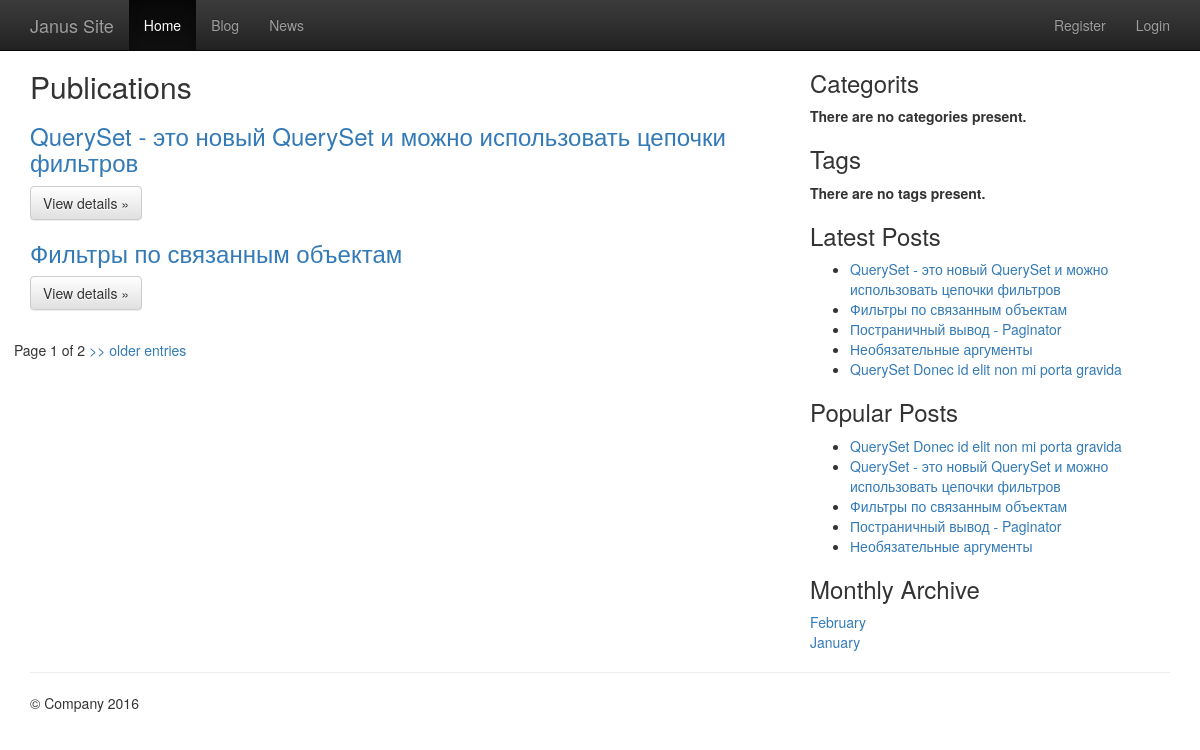
The app's page /blog/archive/2016/2/ with its own data.
### blog/models.py (models this page shows, shortened)
@python_2_unicode_compatible
class Article(models.Model):
    ARTICLE_STATUS = (
        ('D', 'Not Reviewed'),
        ('P', 'Published'),
        ('E', 'Expired'),
    )
    title = models.CharField(max_length=100, unique=True)
    slug = models.SlugField(max_length=100, unique=True, verbose_name='slug')
    status = models.IntegerField(default=0)
    content = models.TextField()
    status = models.CharField(max_length=1, choices=ARTICLE_STATUS, default='D')
    category = models.ForeignKey(Category, verbose_name="the related category")
    tags = models.ManyToManyField(Tag, verbose_name="the related tags", related_name="keyword_set", blank=True)
    views = models.IntegerField(default=0)
    publish_date = models.DateTimeField(auto_now=True, editable=False, help_text="Please use the following format: <em>YYYY-MM-DD</em>.")
    created_date = models.DateTimeField(auto_now_add=True, editable=False)
    def was_published_recently(self):
        return self.publish_date >= timezone.now() - datetime.timedelta(days=1)
    was_published_recently.admin_order_field = 'publish_date'
    was_published_recently.boolean = True
    was_published_recently.short_description = 'Published recently?'

### blog/views.py (the view)
# urls.py: url(r"^archive/(\d+)/(\d+)/$", views.monthly_archive , name='archive'),
def monthly_archive(request, year, month):
    posts = Article.objects.filter(created_date__year=year, created_date__month=month)
    paginator = Paginator(posts, 2)
    try: page = int(request.GET.get("page", '1'))
    except ValueError: page = 1
    try:
        posts = paginator.page(page)
    except (InvalidPage, EmptyPage):
        posts = paginator.page(paginator.num_pages)
    return render(request,"blog/month_archive.html",dict(blog_list=posts, months=monthly_archive_list(), archive=True))

### blog/templatetags/latest_posts.py (called while the page is built)
@register.inclusion_tag('blog/_latest_posts.html') # регистрируем тег и подключаем шаблон _latest_posts
def latest_posts():
    posts = Article.objects.order_by('-publish_date').filter(status='P')[:6]
    return locals()

### blog/templatetags/popular_posts.py (called while the page is built)
@register.inclusion_tag('blog/_popular_posts.html') # регистрируем тег и подключаем шаблон _popular_posts
def popular_posts():
    posts = Article.objects.filter(views__gte=5).filter(status='P')[:6]
    return locals()

### blog/views.py (called while the page is built)
def monthly_archive_list():
    if not Article.objects.count(): return []
    year, month = time.localtime()[:2]
    first = Article.objects.order_by("created_date")[0]
    fyear = first.created_date.year
    fmonth = first.created_date.month
    months = []
    for y in range(year, fyear-1, -1):
        start, end = 12, 0
        if y == year: start = month
        if y == fyear: end = fmonth-1
        for m in range(start, end, -1):
            months.append((y, m, month_name[m]))
    return months

### templates/blog/month_archive.html (shortened to what this page needs)
{% extends "base.html" %}
{% load latest_posts popular_posts %}
{% block content %}
      <div class="row">
        <div class="col-md-8">
          <h2>Publications</h2>
              {% if blog_list %}
                {% for item in blog_list %}
                  <h3><a href ="{% url 'blog:detail' item.slug %}">{{ item.title }}</a></h3>
                    <p><a class="btn btn-default" href="{% url 'blog:detail' item.slug %}" role="button">View details &raquo;</a></p>
                {% endfor %}
              {% else %}
                <li>Sorry, no items in this list.</li>
              {% endif %}
      {% if blog_list.object_list and blog_list.paginator.num_pages > 1 %}
        <div class="pagination" style="margin-top: 20px; margin-left: -20px; ">
            <span class="step-links">
                <span class="current">
                    &nbsp;Page {{ blog_list.number }} of {{ blog_list.paginator.num_pages }}
                </span>
                {% if blog_list.has_next %}
                    <a href="?page={{ blog_list.next_page_number }}"> &gt;&gt; older entries</a>
                {% endif %}
            </span>
        </div>
       {% endif %}
        </div>
        <div class="col-md-4">
          <h3>Categorits</h3>
          {% if categories_list %}
            <ul>
                {% for category in categories_list %}
                <li><a href ="{% url 'blog:category' category.slug %}">{{ category.name }}</a></li>
                {% endfor %}
            </ul>
            {% else %}
            <strong>There are no categories present.</strong>
          {% endif %}
          <h3>Tags</h3>
          {% if tags_name %}
            <ul>
                {% for tag in tags_name %}
                <li><a href ="">{{ tag.name }}</a></li>
                {% endfor %}
            </ul>
            {% else %}
            <strong>There are no tags present.</strong>
          {% endif %}
          <h3>Latest Posts</h3>
          <div>
          {% latest_posts %}
          </div>
          <h3>Popular Posts</h3>
          <div>
          {% popular_posts %}
          </div>
          <h3>Monthly Archive</h3>
          <div>
          {% for month in months %}
            <a href="{% url 'blog:archive' month.0 month.1 %}">{{ month.2 }}</a> <br />
        {% endfor %}
        </div>
       </div>
      </div>
{% endblock content %}

### templates/blog/_latest_posts.html
<ul>
  {% for p in posts %}
    <li><a href="{% url 'blog:detail' p.slug %}">{{ p.title }}</a>
  {% endfor %}
</ul>

### templates/blog/_popular_posts.html
<ul>
  {% for p in posts %}
    <li><a href="{% url 'blog:detail' p.slug %}">{{ p.title }}</a>
  {% endfor %}
</ul>

### templates/includes/header.html (style rules this page uses)
body { padding-top: 50px; padding-bottom: 20px; }

### records on screen
Article: title "QuerySet - это новый QuerySet и можно использовать цепочки фильтров"
Article: title "Фильтры по связанным объектам"
Article: title "Постраничный вывод - Paginator"
Article: title "Необязательные аргументы"
Article: title "QuerySet Donec id elit non mi porta gravida"

### other values on screen
{{ blog_list.number }} "1"
{{ blog_list.paginator.num_pages }} "2"
{{ month.2 }} "February" "January"
